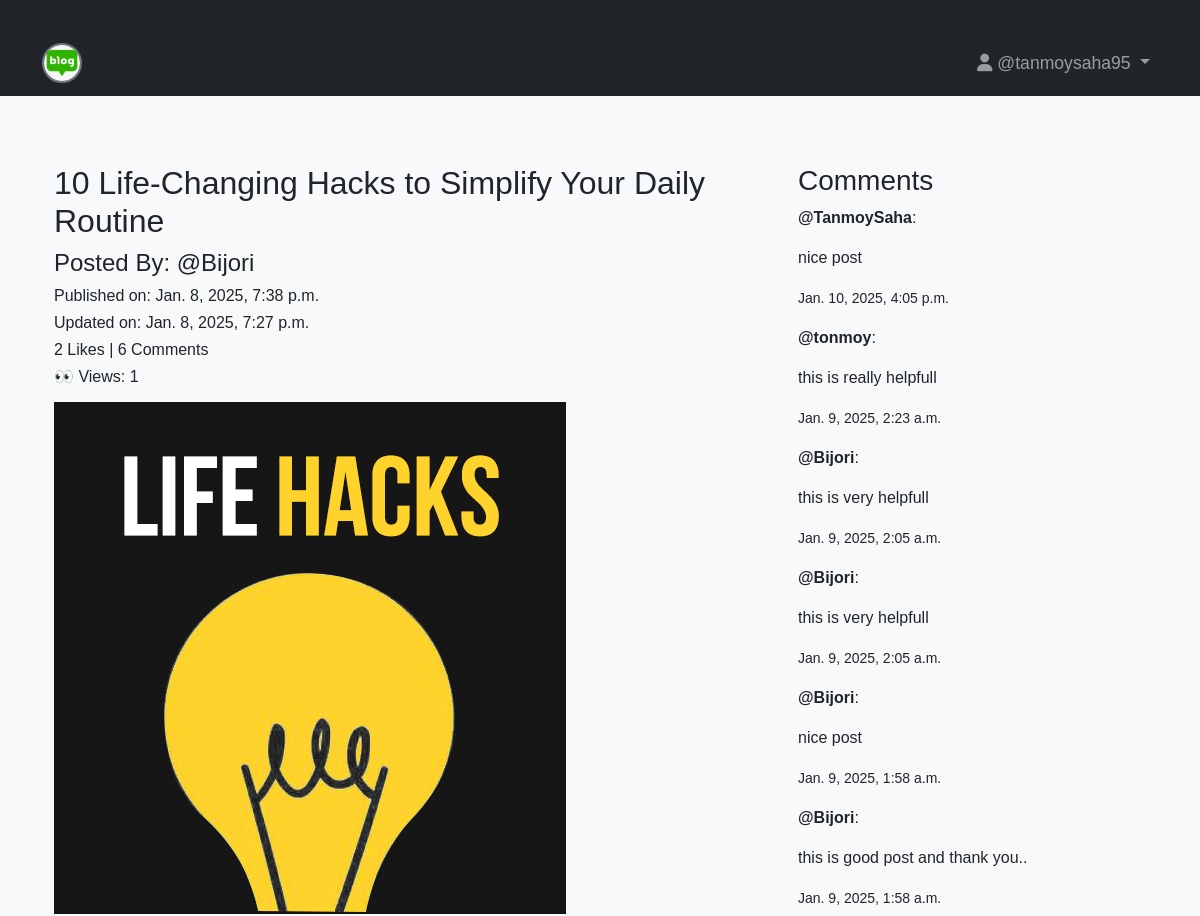
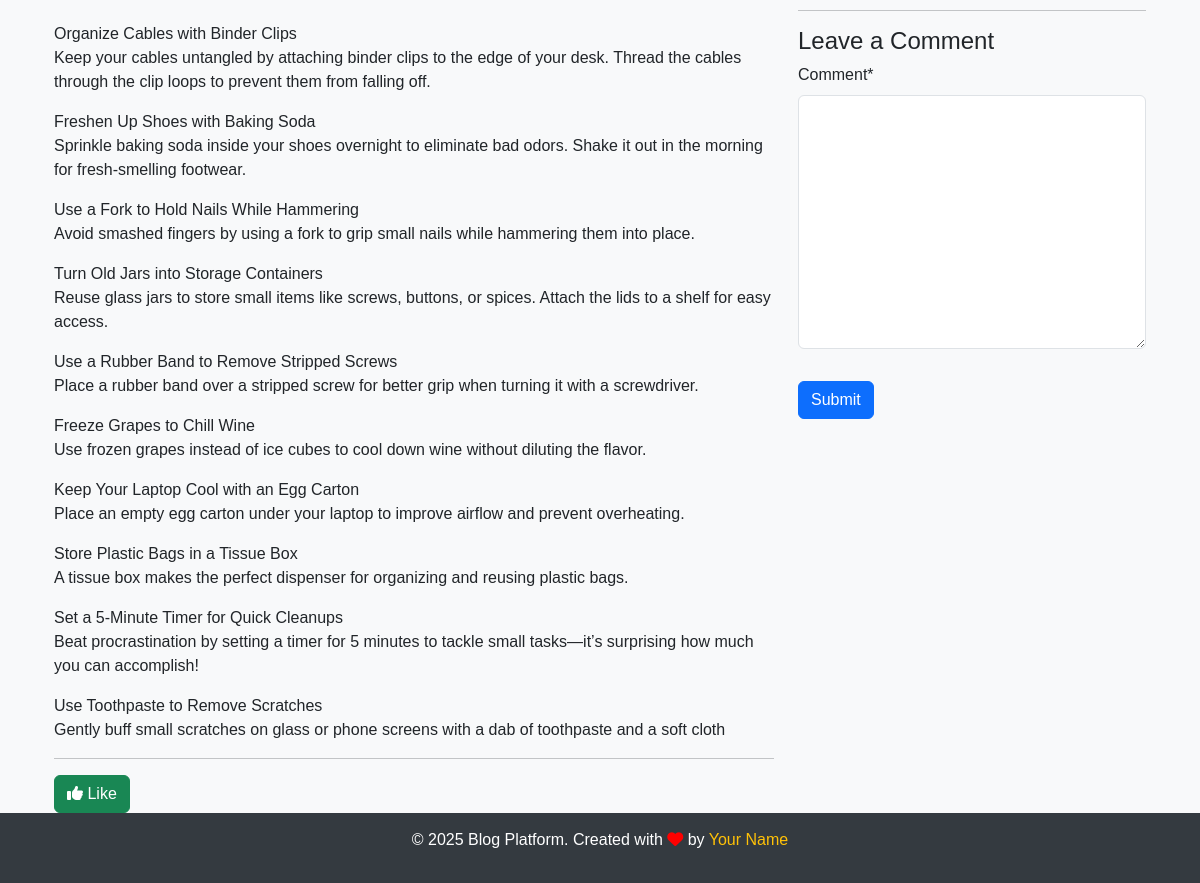
The app's page /blog/blog_details/10-Life-Changing-Hacks-to-Simplify-Your-Daily-Routine-c8ecc1af-656e-400b-9451-9ccc1f5519ba/ (signed in) with its own data (2 pictures, top to bottom).
### App_Blog/models.py (models this page shows, shortened)
class Blog(models.Model):
    author = models.ForeignKey(User,on_delete=models.CASCADE,related_name='post_author')
    blog_title = models.CharField(max_length=100,verbose_name='Put a Title')
    slug=models.SlugField(max_length=264,unique=True)
    blog_content = models.TextField(verbose_name='What is in your mind?')
    blog_image=models.ImageField(upload_to='blog_image',verbose_name='Image')
    created_at = models.DateTimeField(auto_now_add=True)
    updated_at = models.DateTimeField(auto_now=True)
    publish_date = models.DateTimeField(auto_now_add=True)
    view_count = models.PositiveIntegerField(default=0)
    class Meta:
        ordering = ['-publish_date']

class Comment(models.Model):
    blog = models.ForeignKey(Blog,on_delete=models.CASCADE,related_name='blog_comment')
    user = models.ForeignKey(User, on_delete=models.CASCADE,related_name='user_comment')
    comment = models.TextField()
    comment_date = models.DateTimeField(auto_now_add=True)
    class Meta:
        ordering = ['-comment_date']

### App_Blog/views.py (the view, shortened to what this page needs)
# urls.py: path('blog_details/<slug:slug>/',views.blog_details,name='blog_details'),
@login_required
def blog_details(request, slug):
    try:
        blog = Blog.objects.get(slug=slug)
    except Blog.DoesNotExist:
        return HttpResponseRedirect(reverse('App_Blog:blog_list'))
    if request.user != blog.author:
        blog.view_count += 1
        blog.save(update_fields=['view_count'])
    comment_form = CommentForm()
    already_liked = Likes.objects.filter(blog=blog, user=request.user)
    liked = bool(already_liked)
    return render(request, 'App_Blog/blog_details.html', {
        'blog': blog,
        'comment_form': comment_form,
        'liked': liked
    })

### App_Blog/forms.py
class CommentForm(forms.ModelForm):
    class Meta:
        model = Comment
        fields = ('comment',)

### templates/App_Blog/blog_details.html (shortened to what this page needs)
{% extends "base.html" %}
{% load crispy_forms_tags %}
{% block body_block %}
<div class="container mt-5">
    <div class="row">
        <div class="col-sm-12 col-md-8">
            <div class="blog-header">
                <h2>{{ blog.blog_title }}</h2>
                <h4>Posted By: @{{ blog.author }}</h4>
                <h6>Published on: {{ blog.publish_date }}</h6>
                <h6>Updated on: {{ blog.updated_at }}</h6>
                <h6>{{ blog.liked_blog.count }} Likes | {{ blog.blog_comment.count }} Comments</h6>
                <h6>👀 Views: {{ blog.view_count }}</h6>
            </div>
            <div class="blog-image mt-3">
                <img src="/media/{{ blog.blog_image }}" class="img-fluid" alt="{{ blog.blog_title }}">
            </div>
            <div class="blog-content mt-4">
                <p>{{ blog.blog_content|linebreaks }}</p>
            </div>
            <hr>
            <div class="like-button">
                {% if not liked %}
                    <a href="{% url 'App_Blog:liked_post' blog.pk %}" class="btn btn-success">
                        <i class="fa-solid fa-thumbs-up"></i> Like
                    </a>
                {% else %}
                    <a href="{% url 'App_Blog:unliked_post' blog.pk %}" class="btn btn-danger">
                        <i class="fa-solid fa-thumbs-down"></i> Unlike
                    </a>
                {% endif %}
            </div>
        </div>
        <div class="col-sm-12 col-md-4">
            <div class="comments-section">
                <h3>Comments</h3>
                {% for comment in blog.blog_comment.all %}
                    <div class="comment-item mb-3">
                        <p><strong>@{{ comment.user }}</strong>:</p>
                        <p>{{ comment.comment }}</p>
                        <small>{{ comment.comment_date }}</small>
                    </div>
                {% endfor %}
            </div>
            <hr>
            <div class="comment-form">
                <h4>Leave a Comment</h4>
                <form action="" method="POST">
                    {{ comment_form|crispy }}
                    <button type="submit" class="btn btn-primary mt-3">Submit</button>
                </form>
            </div>
        </div>
    </div>
</div>
{% endblock %}

### templates/base.html (shortened to what this page needs)
<!DOCTYPE html>
<html lang="en">
<head>
    <link rel="stylesheet" href="https://cdn.jsdelivr.net/npm/bootstrap@5.3.0/dist/css/bootstrap.min.css">
    <link rel="stylesheet" href="https://cdnjs.cloudflare.com/ajax/libs/font-awesome/6.5.0/css/all.min.css">
</head>
<body>
    <nav class="navbar navbar-expand-lg navbar-dark bg-dark fixed-top">
        <div class="container">
            <a class="navbar-brand" href="{% url 'index' %}">
                <img src="/media/logo.jpg" width="40" alt="Logo">
            </a>
            <div class="collapse navbar-collapse" id="navbarNav">
                <ul class="navbar-nav ms-auto">
                    {% if user.is_authenticated %}
                        <li class="nav-item dropdown">
                            <a class="nav-link dropdown-toggle" href="#" id="navbarDropdown" role="button" data-bs-toggle="dropdown" aria-expanded="false">
                                <i class="fa-solid fa-user"></i> @{{ user.username }}
                            </a>
                        </li>
                    {% endif %}
                </ul>
            </div>
        </div>
    </nav>
    <div class="container">
        {% block body_block %}
        {% endblock %}
    </div>
    <footer>
        <p>&copy; 2025 Blog Platform. Created with <i class="fa-solid fa-heart" style="color: red;"></i> by <a href="#">Your Name</a></p>
    </footer>
</body>
</html>

### templates/base.html (style rules this page uses)
body { font-family: 'Arial', sans-serif; background-color: #f8f9fa; padding-top: 56px; }
.navbar-brand img { border-radius: 50%; border: 2px solid #6c757d; }
.navbar-nav .nav-item .nav-link { font-size: 1.1em; font-weight: 500; }
.container { padding-top: 30px; }
footer { background-color: #343a40; color: white; padding: 15px 0; text-align: center; }
footer a { color: #ffc107; text-decoration: none; }

### records on screen
Blog: blog_title "10 Life-Changing Hacks to Simplify Your Daily Routine", author "Bijori", publish_date "Jan. 8, 2025, 7:38 p.m.", updated_at "Jan. 8, 2025, 7:27 p.m.", liked_blog.count "2", blog_comment.count "6", view_count "1", blog_image (picture), blog_content "Organize Cables with Binder Clips Keep your cables untangled by attaching binder clips to the edge of your desk. Thread the cables through the clip loops to prevent them from falling off. Freshen Up Shoes with Baking Soda Sprinkle baking soda inside your shoes overnight to eliminate bad odors. Shake it out in the morning for fresh-smelling footwear. Use a Fork to Hold Nails While Hammering Avoid smashed fingers by using a fork to grip small nails while hammering them into place. Turn Old Jars into Storage Containers Reuse glass jars to store small items like screws, buttons, or spices. Attach the lids to a shelf for easy access. Use a Rubber Band to Remove Stripped Screws Place a rubber…"
Comment: user "TanmoySaha", comment "nice post", comment_date "Jan. 10, 2025, 4:05 p.m."
Comment: user "tonmoy", comment "this is really helpfull", comment_date "Jan. 9, 2025, 2:23 a.m."
Comment: user "Bijori", comment "this is very helpfull", comment_date "Jan. 9, 2025, 2:05 a.m."
Comment: user "Bijori", comment "this is very helpfull", comment_date "Jan. 9, 2025, 2:05 a.m."
Comment: user "Bijori", comment "nice post", comment_date "Jan. 9, 2025, 1:58 a.m."
Comment: user "Bijori", comment "this is good post and thank you..", comment_date "Jan. 9, 2025, 1:58 a.m."

### other values on screen
{{ user.username }} "tanmoysaha95"
